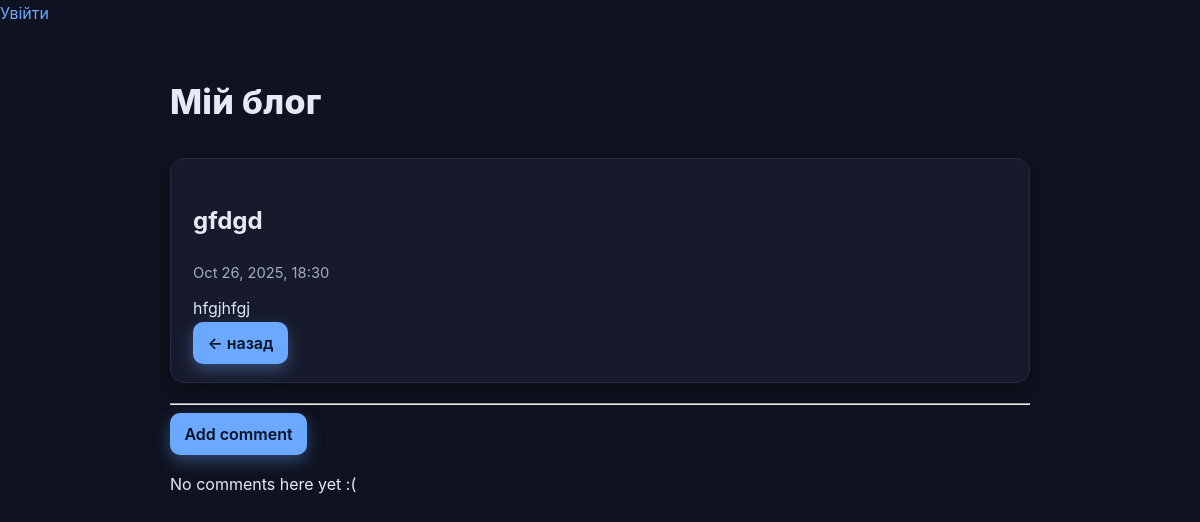
The app's page /post/3/, older data.
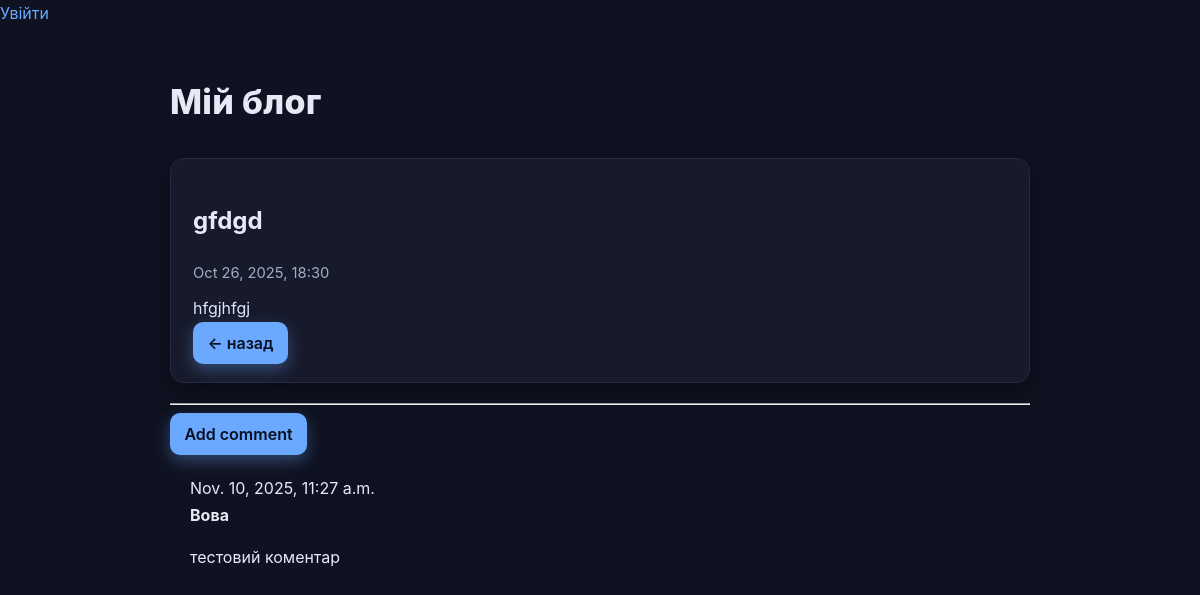
The same page, newer data.
### blog/models.py (models this page shows, shortened)
class Post(models.Model):
    title = models.CharField(max_length=200)
    text = models.TextField()
    created_date = models.DateTimeField(default=timezone.now)
    published_date = models.DateTimeField(null=True, blank=True)

class Comment(models.Model):
    post = models.ForeignKey('blog.Post', on_delete=models.CASCADE, related_name='comments')
    author = models.CharField(max_length=200)
    text = models.TextField()
    created_date = models.DateTimeField(default=timezone.now)
    approved_comment = models.BooleanField(default=False)

### blog/views.py (the view)
# urls.py: path('post/<int:pk>/', views.post_detail, name='post_detail'),
def post_detail(request, pk):
    post = get_object_or_404(Post, pk=pk)
    return render(request, 'blog/post_detail.html', {'post': post})

### blog/templates/blog/post_detail.html (shortened to what this page needs)
{% extends "blog/base.html" %}
{% block content %}
  <article class="post">
    <h1>{{ post.title }}</h1>
    <p class="meta">{{ post.published_date|default:post.created_date|date:"M d, Y, H:i" }}</p>
    <p>{{ post.text|linebreaksbr }}</p>
    <a class="btn btn-secondary" href="{% url 'post_list' %}">← назад</a>
  </article>
  <hr>  <a class="btn btn-secondary" role="button" href="{% url 'add_comment_to_post' pk=post.pk %}">Add comment</a>
  {% for comment in post.comments.all %}
      {% if user.is_authenticated or comment.approved_comment %}
      <div class="comment">
          <div class="date">
              {{ comment.created_date }}
          </div>
          <strong>{{ comment.author }}</strong>
          <p>{{ comment.text|linebreaks }}</p>
      </div>
      {% endif %}
  {% empty %}
      <p>No comments here yet :(</p>
  {% endfor %}
{% endblock %}

### blog/templates/blog/base.html (shortened to what this page needs)
{% load static %}
<!doctype html>
<html lang="uk">
<head>
  <link rel="stylesheet" href="{% static 'css/blog.css' %}">
  <nav class="actions">
    {% if user.is_authenticated %}
      <span class="top-menu">Привіт, {{ user.username }}! <small>(<a href="{% url 'logout' %}">Вийти</a>)</small></span>
      <a class="btn" href="{% url 'post_new' %}">+ новий</a>
    {% else %}
      <a class="link" href="{% url 'login' %}">Увійти</a>
    {% endif %}
  </nav>
</head>
<body>
  <div class="page">
    <header class="site-header">
      <h1 class="site-title"><a href="/">Мій блог</a></h1>
    </header>
    <main>{% block content %}{% endblock %}</main>
  </div>
</body>
</html>

### blog/static/css/blog.css (style rules this page uses)
:root { --bg:#0f1220; --card:#171a2b; --text:#e7eaf6; --muted:#a3acc2; --brand:#6aa9ff; --brand-strong:#4e8ff0; --border:#262b42; --radius:14px; --shadow:0 8px 24px rgba(0,0,0,.35); }
* { box-sizing:border-box }
html,body { height:100% }
body { margin:0; font:16px/1.65 "Inter","Segoe UI",Roboto,Arial,sans-serif; background:var(--bg); color:var(--text); }
.page { max-width: 900px; margin: 48px auto; padding: 0 20px; }
.site-header { display:flex; align-items:center; justify-content:space-between; margin-bottom: 28px; }
.site-title { font-size: clamp(24px, 3.5vw, 34px); font-weight: 800; letter-spacing:.3px; margin:0; }
.site-title a { color:var(--text); text-decoration:none; }
.post { background:var(--card); border:1px solid var(--border); border-radius:var(--radius); padding:22px 22px 18px; margin: 14px 0 20px; box-shadow: var(--shadow); transition: transform .18s ease, box-shadow .18s ease, border-color .18s ease; }
.post .meta { color:var(--muted); font-size: .92rem; margin-bottom: 10px; }
.post p { margin: 0; color: #dfe5ff; }
a { color:var(--brand); text-decoration:none; }
.btn { display:inline-block; padding:.5rem .9rem; border-radius:10px; background:var(--brand); color:#081020; font-weight:600; text-decoration:none; box-shadow: 0 6px 16px rgba(106,169,255,.35); transition: transform .15s ease, background .15s ease, box-shadow .15s ease; }
.comment { margin: 20px 0px 20px 20px; }

Row changes from the older to the newer data that the page shows:
added Comment: created_date "Nov. 10, 2025, 11:27 a.m.", author "Вова", text "тестовий коментар"
Text that changed along with them:
text no longer shown: "No comments here yet :("
